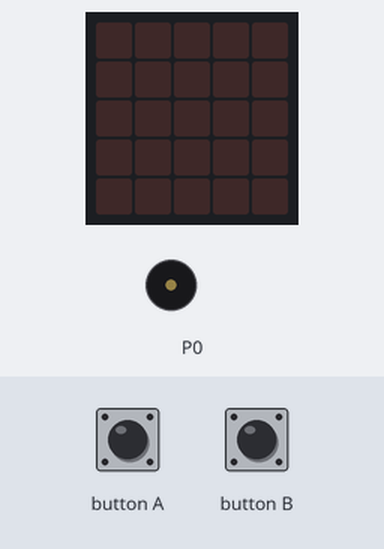
This program was run on a simulated BBC micro:bit (MakeCode). On the bench: the board's 5×5 LED display, buzzer (waves = sounding). Inputs (shaded band) come from the test bench. Random numbers come from a fixed seed.

Above: at 1.2 s.
1.3 s: button A pressed for 0.15 s
At 1.8 s:
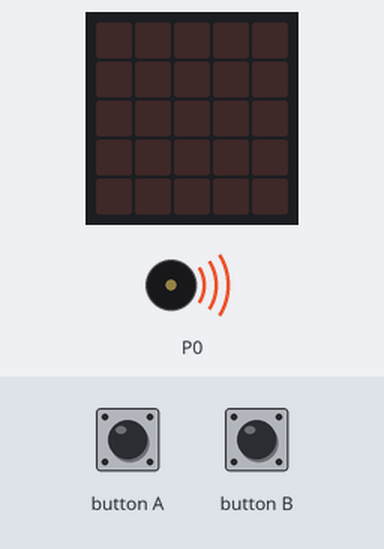
4.4 s: button A pressed for 0.15 s
At 6.2 s:
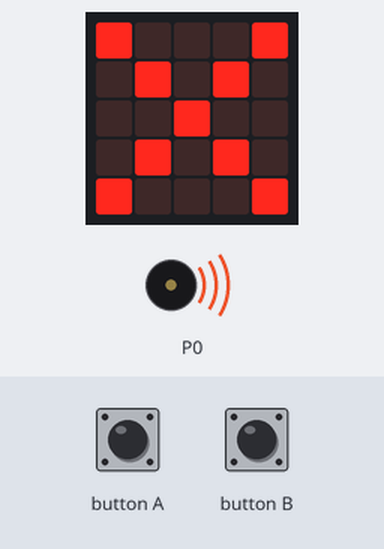
7.5 s: button B pressed for 0.15 s
At 12.3 s:
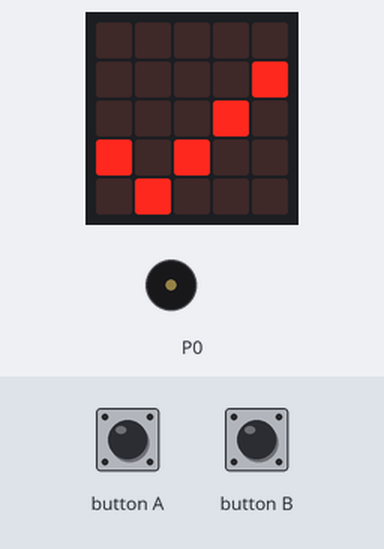
Timing chart, 0 to 13.8 s (numbered marks = the images above; inputs shaded):
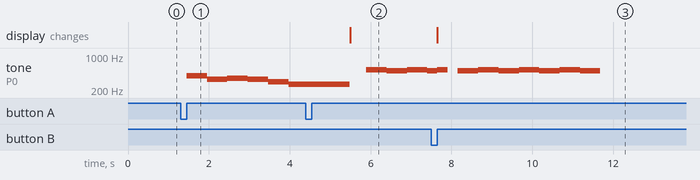

Measured:
- after the input at 1.3 s, tone on P0: plays 392 Hz for 0.51 s, 330 Hz for 0.51 s, 349 Hz for 0.51 s, 330 Hz for 0.51 s, 294 Hz for 0.51 s, 262 Hz for 0.42 s, starting after 0.15 s

The program:

main.ts
```typescript
input.onButtonPressed(Button.A, function () {
    if (randint(0, 10) > 5) {
        music.play(music.stringPlayable("C5 B C5 B C5 B C5 B ", 120), music.PlaybackMode.UntilDone)
        basic.showLeds(`
            . . . . .
            . . . . #
            . . . # .
            # . # . .
            . # . . .
            `)
    } else {
        music.play(music.stringPlayable("G E F E D C C C ", 120), music.PlaybackMode.UntilDone)
        basic.showLeds(`
            # . . . #
            . # . # .
            . . # . .
            . # . # .
            # . . . #
            `)
    }
})
input.onButtonPressed(Button.B, function () {
    if (randint(0, 10) < 5) {
        music.play(music.stringPlayable("C5 B C5 B C5 B C5 B ", 120), music.PlaybackMode.UntilDone)
        basic.showLeds(`
            . . . . .
            . . . . #
            . . . # .
            # . # . .
            . # . . .
            `)
    } else {
        music.play(music.stringPlayable("G E F E D C C C ", 120), music.PlaybackMode.UntilDone)
        basic.showLeds(`
            # . . . #
            . # . # .
            . . # . .
            . # . # .
            # . . . #
            `)
    }
})
```

test.ts
```typescript
// testes vão aqui; isto não será compilado quando este pacote for usado como uma extensão.
```
